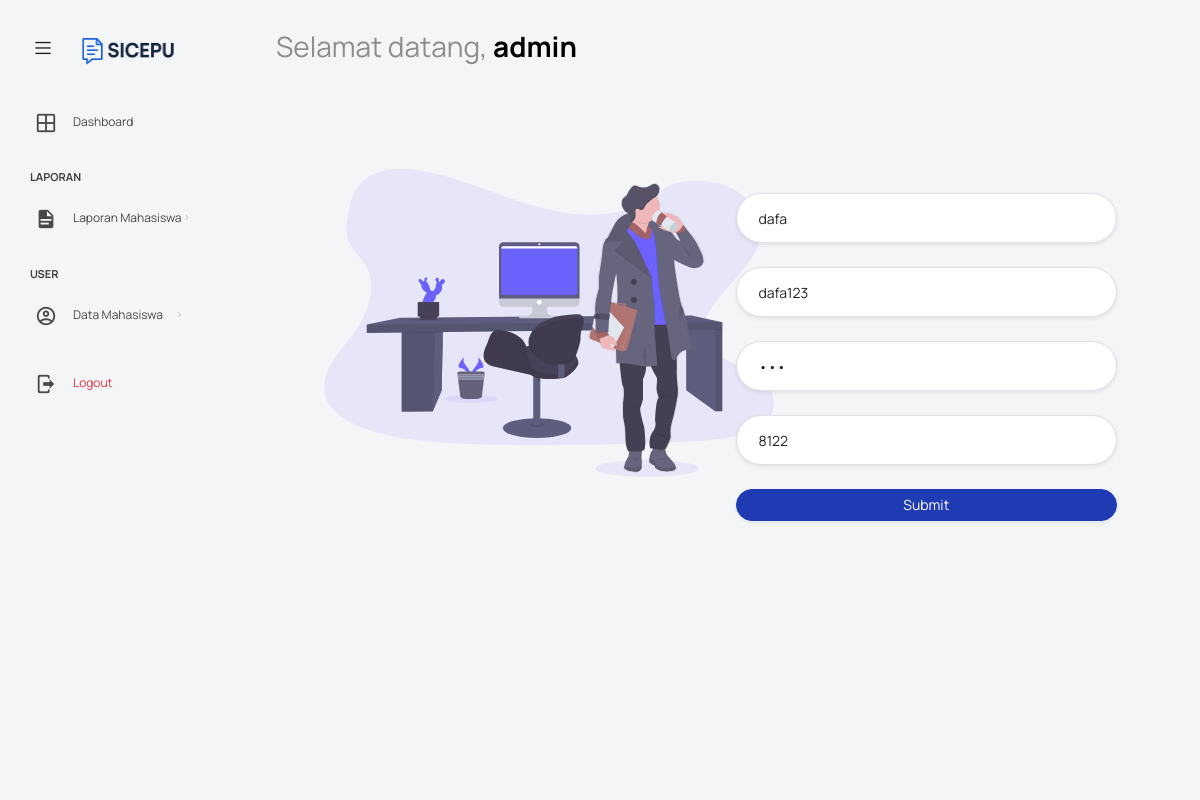
The page /src/admin/edit.php?id_petugas=9 (signed in) on the database its author committed.
### tables this page shows
CREATE TABLE `petugas` (
  `id_petugas` int(11) NOT NULL,
  `nama_petugas` varchar(35) NOT NULL,
  `username` varchar(25) NOT NULL,
  `password` varchar(32) NOT NULL,
  `telp` varchar(13) NOT NULL,
  `posisi` varchar(255) NOT NULL
);

### src/admin/edit.php (the view, shortened to what this page needs)
<?php
require '../../public/app.php';
include '../layout/header.php';
include '../layout/nav.php';
$id = $_GET["id_petugas"] ?? 0;
$result = mysqli_query($conn, "SELECT * FROM petugas WHERE id_petugas = $id");
?>
<div class="container-fluid page-body-wrapper">
  <?php include '../layout/sidebar_admin.php'; ?>
  <div class="main-panel">
    <div class="content-wrapper">
      <div class="p-5">
        <div class="row">
          <div class="col-6 text-center" data-aos="fade-right">
            <div class="image">
              <img src="../../assets/img/officer.svg" width="450" alt="">
            </div>
          </div>
          <div class="col-6" data-aos="fade-left">
            <form action="" method="POST">
              <?php while ($row = mysqli_fetch_assoc($result)) : ?>
                <div class="form-group">
                  <input type="text" class="form-control py-4 shadow-sm" value="<?= $row['nama_petugas']; ?>" name="nama_petugas" placeholder="Nama Petugas" required style="border-radius: 25px;">
                </div>
                <div class="form-group">
                  <input type="text" class="form-control py-4 shadow-sm" value="<?= $row['username']; ?>" name="username" placeholder="Username" required style="border-radius: 25px;">
                </div>
                <div class="form-group">
                  <input type="password" class="form-control py-4 shadow-sm" value="<?= $row['password']; ?>" name="password" placeholder="Password" required style="border-radius: 25px;">
                </div>
                <div class="form-group">
                  <input type="number" class="form-control py-4 shadow-sm" value="<?= $row['telp']; ?>" name="telp" placeholder="Telepon" required style="border-radius: 25px;">
                </div>
                <div class="button">
                  <button class="btn btn-primary shadow-sm py-2 col-12" name="submit" style="border-radius: 25px;">Submit</button>
                </div>
              <?php endwhile; ?>
            </form>
          </div>
        </div>
      </div>
    <?php include '../layout/footer.php'; ?>
<?php include '../layout/scripts.php'; ?>

### rows shown on the page
petugas: nama_petugas "dafa", username "dafa123", telp "8122"

### other values the page prints
$namaTampil "admin"
